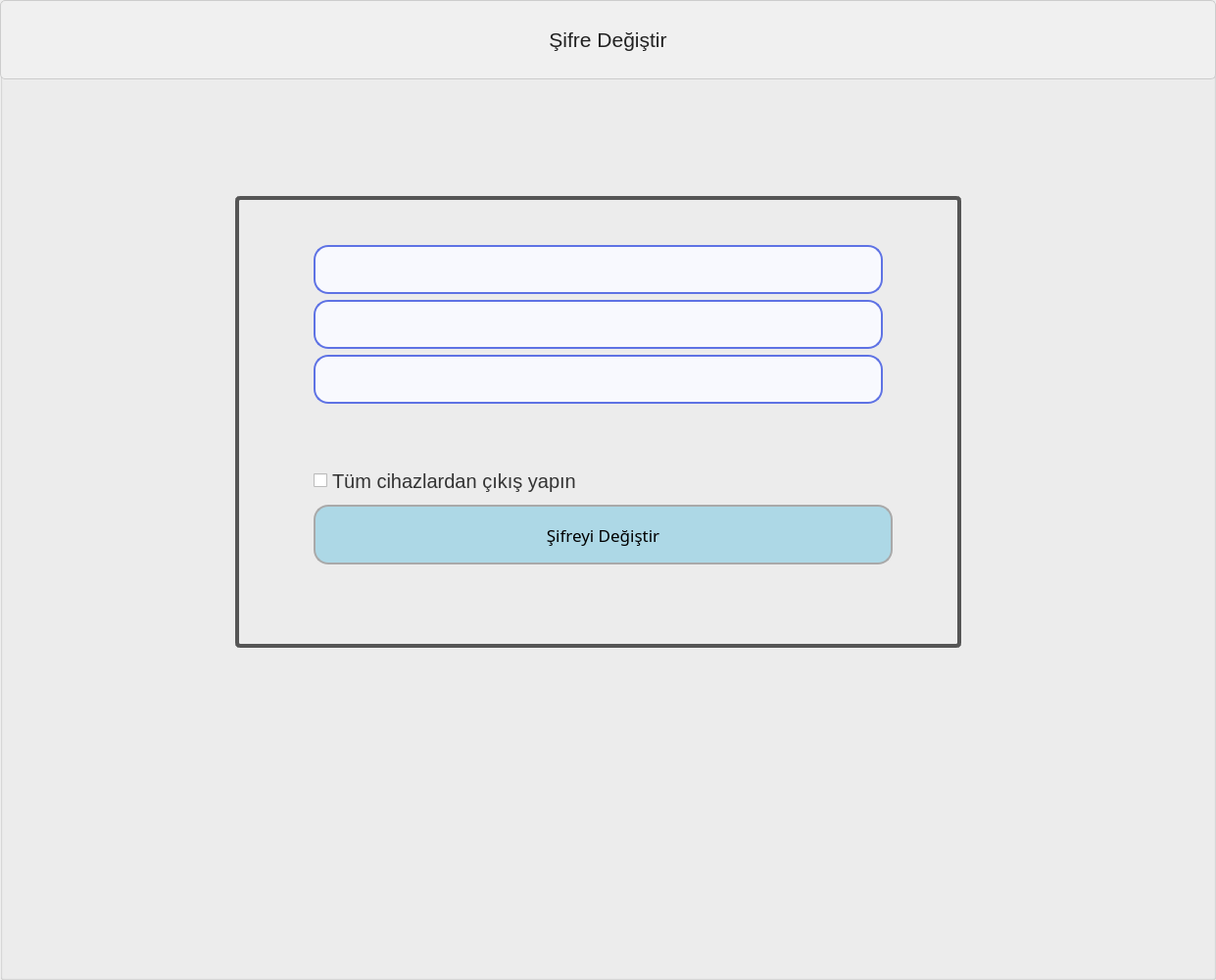
    <widget class="QGroupBox" name="groupBox_sifredegistir">
     <property name="geometry">
      <rect>
       <x>350</x>
       <y>0</y>
       <width>1241</width>
       <height>1000</height>
      </rect>
     </property>
     <property name="title">
      <string/>
     </property>
     <widget class="QLabel" name="label_devamsizlikdurumu_3">
      <property name="geometry">
       <rect>
        <x>0</x>
        <y>0</y>
        <width>1241</width>
        <height>81</height>
       </rect>
      </property>
      <property name="font">
       <font>
        <pointsize>16</pointsize>
        <weight>50</weight>
        <bold>false</bold>
       </font>
      </property>
      <property name="styleSheet">
       <string notr="true">QLabel {
	border-image: url(:/arkaplan/ic_arkaplan.jpg);
    background-color: #f0f0f0; /* Arka plan rengi */
    color: #222;/* Metin rengi */
    padding: 20px; /* İç boşluk */
    border: 1px solid #ccc; /* Kenarlık */
    border-radius: 5px; /* Kenar yuvarlaklığı */
    box-shadow: 2px 2px 5px rgba(0, 0, 0, 0.1); /* Gölge */
    transition: background-color 0.3s, border-color 0.3s; /* Yumuşak geçiş */
    text-align: center; /* Metni merkezle */
}

QLabel:hover {
    background-color: #e0e0e0; /* Arka plan rengi (hover durumunda) */
    border-color: #999; /* Kenarlık rengi (hover durumunda) */
}
</string>
      </property>
      <property name="text">
       <string>Şifre Değiştir</string>
      </property>
      <property name="alignment">
       <set>Qt::AlignCenter</set>
      </property>
     </widget>
     <widget class="QWidget" name="widget_2" native="true">
      <property name="geometry">
       <rect>
        <x>240</x>
        <y>200</y>
        <width>741</width>
        <height>461</height>
       </rect>
      </property>
      <property name="styleSheet">
       <string notr="true">#widget_2 {
    border: 4px solid #555555; /* Kenarlık rengini ve kalınlığını ayarla */
    border-radius: 5px; /* Köşeleri yuvarla */
    padding: 10px; /* İçeriği kenarlardan ayır */
}
</string>
      </property>
      <widget class="QCheckBox" name="checkBox_girisekraninadon">
       <property name="geometry">
        <rect>
         <x>80</x>
         <y>275</y>
         <width>591</width>
         <height>31</height>
        </rect>
       </property>
       <property name="styleSheet">
        <string notr="true">QCheckBox {
                spacing: 5px;
                font-size: 20px;
                color: #333;
            }</string>
       </property>
       <property name="text">
        <string>Tüm cihazlardan çıkış yapın</string>
       </property>
      </widget>
      <widget class="QLabel" name="label_sifreguncellendi">
       <property name="geometry">
        <rect>
         <x>80</x>
         <y>385</y>
         <width>591</width>
         <height>31</height>
        </rect>
       </property>
       <property name="styleSheet">
        <string notr="true">QLabel {
    color: #008000; /* Yeşil renk */
    font-size: 20px;
    font-weight: bold;
}
</string>
       </property>
       <property name="text">
        <string/>
       </property>
      </widget>
      <widget class="QWidget" name="verticalLayoutWidget_2">
       <property name="geometry">
        <rect>
         <x>80</x>
         <y>50</y>
         <width>581</width>
         <height>231</height>
        </rect>
       </property>
       <layout class="QVBoxLayout" name="verticalLayout_2">
        <item>
         <widget class="QLineEdit" name="lineEdit_eskisifre">
          <property name="sizePolicy">
           <sizepolicy hsizetype="Preferred" vsizetype="Preferred">
            <horstretch>0</horstretch>
            <verstretch>0</verstretch>
           </sizepolicy>
          </property>
          <property name="font">
           <font>
            <pointsize>-1</pointsize>
           </font>
          </property>
          <property name="styleSheet">
           <string notr="true">QLineEdit {
    border: 2px solid #5e72e4; /* Kenarlık rengini değiştirin */
    border-radius: 15px;  /* Daha yuvarlak kenarlar için değeri artırın */
    padding: 10px; /* Metin içeriğinin kenarlardan içeriye olan uzaklığını belirler */
    font-size: 20px; /* Metin fontunun boyutunu biraz daha büyütün */
    color: #333; /* Metin rengini belirler */
    background-color: #f8f9fe; /* Arka plan rengini belirler */
}
</string>
          </property>
          <property name="text">
           <string/>
          </property>
          <property name="echoMode">
           <enum>QLineEdit::Normal</enum>
          </property>
          <property name="alignment">
           <set>Qt::AlignLeading|Qt::AlignLeft|Qt::AlignVCenter</set>
          </property>
         </widget>
        </item>
        <item>
         <widget class="QLineEdit" name="lineEdit_yenisifre1">
          <property name="sizePolicy">
           <sizepolicy hsizetype="Preferred" vsizetype="Preferred">
            <horstretch>0</horstretch>
            <verstretch>0</verstretch>
           </sizepolicy>
          </property>
          <property name="font">
           <font>
            <pointsize>-1</pointsize>
           </font>
          </property>
          <property name="layoutDirection">
           <enum>Qt::LeftToRight</enum>
          </property>
          <property name="styleSheet">
           <string notr="true">QLineEdit {
    border: 2px solid #5e72e4; /* Kenarlık rengini değiştirin */
    border-radius: 15px;  /* Daha yuvarlak kenarlar için değeri artırın */
    padding: 10px; /* Metin içeriğinin kenarlardan içeriye olan uzaklığını belirler */
    font-size: 20px; /* Metin fontunun boyutunu biraz daha büyütün */
    color: #333; /* Metin rengini belirler */
    background-color: #f8f9fe; /* Arka plan rengini belirler */
}
</string>
          </property>
          <property name="text">
           <string/>
          </property>
          <property name="alignment">
           <set>Qt::AlignLeading|Qt::AlignLeft|Qt::AlignVCenter</set>
          </property>
         </widget>
        </item>
        <item>
         <widget class="QLineEdit" name="lineEdit_yenisifre2">
          <property name="sizePolicy">
           <sizepolicy hsizetype="Preferred" vsizetype="Preferred">
            <horstretch>0</horstretch>
            <verstretch>0</verstretch>
           </sizepolicy>
          </property>
          <property name="font">
           <font>
            <pointsize>-1</pointsize>
           </font>
          </property>
          <property name="layoutDirection">
           <enum>Qt::LeftToRight</enum>
          </property>
          <property name="styleSheet">
           <string notr="true">QLineEdit {
    border: 2px solid #5e72e4; /* Kenarlık rengini değiştirin */
    border-radius: 15px;  /* Daha yuvarlak kenarlar için değeri artırın */
    padding: 10px; /* Metin içeriğinin kenarlardan içeriye olan uzaklığını belirler */
    font-size: 20px; /* Metin fontunun boyutunu biraz daha büyütün */
    color: #333; /* Metin rengini belirler */
    background-color: #f8f9fe; /* Arka plan rengini belirler */
}
</string>
          </property>
          <property name="text">
           <string/>
          </property>
          <property name="alignment">
           <set>Qt::AlignLeading|Qt::AlignLeft|Qt::AlignVCenter</set>
          </property>
         </widget>
        </item>
        <item>
         <spacer name="verticalSpacer">
          <property name="orientation">
           <enum>Qt::Vertical</enum>
          </property>
          <property name="sizeHint" stdset="0">
           <size>
            <width>20</width>
            <height>40</height>
           </size>
          </property>
         </spacer>
        </item>
       </layout>
      </widget>
      <widget class="QPushButton" name="pushButton_sifredegistir">
       <property name="geometry">
        <rect>
         <x>80</x>
         <y>315</y>
         <width>591</width>
         <height>61</height>
        </rect>
       </property>
       <property name="font">
        <font>
         <family>Arial Black</family>
         <pointsize>13</pointsize>
        </font>
       </property>
       <property name="styleSheet">
        <string notr="true">QPushButton {
    border: 2px solid #a9a9a9;
    border-radius: 15px;
    background-color: #add8e6; /* Açık mavi tonu */
}

QPushButton:hover {
    background-color: #88b8d6; /* Biraz daha koyu mavi tonu */
}
</string>
       </property>
       <property name="text">
        <string>Şifreyi Değiştir</string>
       </property>
       <property name="icon">
        <iconset resource="ikonlar_ogrenci.qrc">
         <normaloff>:/şifredeğiştir/şifredeğiş.ico</normaloff>:/şifredeğiştir/şifredeğiş.ico</iconset>
       </property>
       <property name="iconSize">
        <size>
         <width>30</width>
         <height>30</height>
        </size>
       </property>
      </widget>
     </widget>
    </widget>
